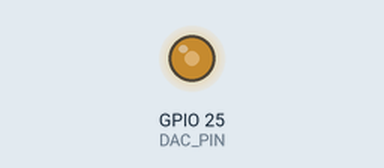
This sketch was run on a simulated ESP32. Shown: output pins drawn as LEDs (lit = HIGH).

Above: at 0.1 s.
Timing chart, 0 to 1.6 s (numbered marks = the images above):
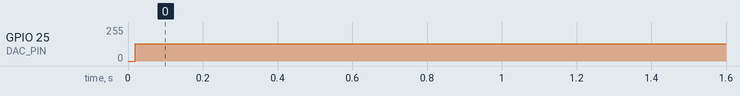

Measured:
- by itself, GPIO 25 (DAC_PIN): 0/255 → 128/255 at 0.02 s

The sketch:

prueba_chirp.ino
```cpp
#include <math.h>

const int DAC_PIN = 25;

const float F_INICIO = 2000.0;
const float F_FINAL  = 5000.0;

const int FS = 20000;
const int DURACION_MS = 20;

void setup() {
}

void loop() {

  const int N = FS * DURACION_MS / 1000;

  float fase = 0;

  for (int n = 0; n < N; n++) {

    float f = F_INICIO +
              (F_FINAL - F_INICIO) *
              ((float)n / N);

    fase += 2.0 * PI * f / FS;

    int salida = 128 + 120 * sin(fase);

    dacWrite(DAC_PIN, salida);

    delayMicroseconds(50);
  }

  dacWrite(DAC_PIN, 128);

  delay(1000);
}
```
